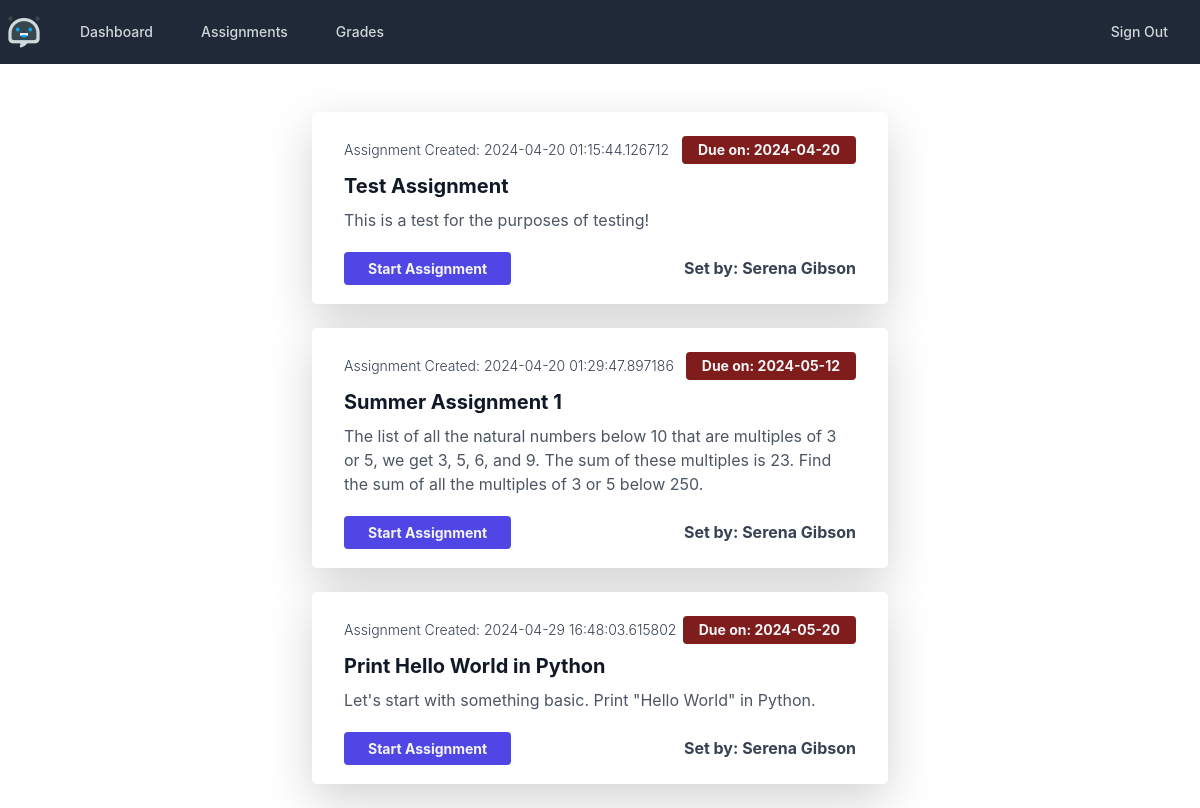
Page /assignments (signed in) on the earlier database version.
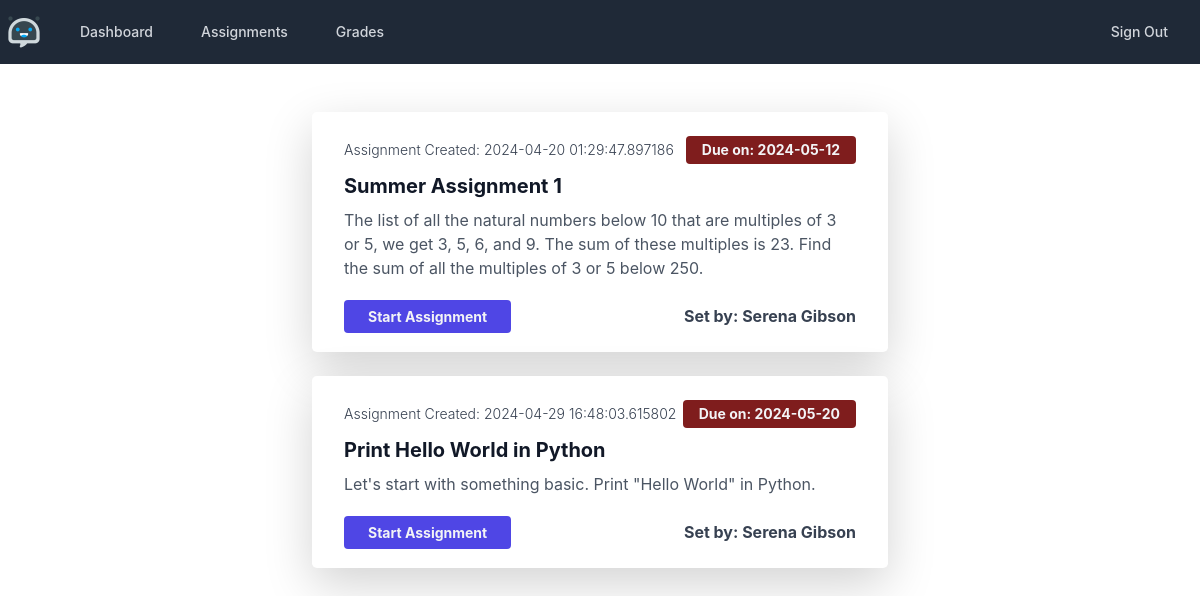
Same page on the later database version.
### models.py (models this page shows, shortened)
class Assignment(db.Model):
    __tablename__ = 'assignments'
    __table_args__ = {'extend_existing': True}
    assignment_id = db.Column(db.Integer, primary_key=True)
    name = db.Column(db.String(100), nullable=False)
    description = db.Column(db.String(500), nullable=False)
    set_by = db.Column(db.String(50), nullable=False)
    created_on = db.Column(db.DateTime, nullable=False)
    due_date = db.Column(db.String(10), nullable=False)

### assignments/views.py (the view)
@assignments_blueprint.route('/assignments', methods=['POST', 'GET'])
@login_required
@required_roles('student')
def assignments():
    all_assignments = Assignment.query.all()
    if len(all_assignments) != 0:
        return render_template('assignments/assignments.html',
                               assignments=all_assignments)
    else:
        flash('No assignments set.')
    return render_template('assignments/assignments.html')

### app.py (called while the page is built)
@login_manager.user_loader
def load_user(user_id):
    return User.query.get(int(user_id))

### models.py (called while the page is built)
def required_roles(*roles):
    def wrapper(f):
        @wraps(f)
        def wrapped(*args, **kwargs):
            if current_user.role not in roles:
                return render_template('error/403.html')
            return f(*args, **kwargs)
        return wrapped
    return wrapper

### templates/assignments/assignments.html (shortened to what this page needs)
<!DOCTYPE html>
<html lang="en">
<head>
</head>
<body>
{% extends 'base.html' %}
{% block content %}
    <div class="w-full max-w-xl mx-auto mt-5">
        {% if assignments %}
            {% for assignment in assignments %}
                <div class="max-w-2xl px-8 py-4 my-4 bg-white rounded-lg shadow-lg">
                    <div class="flex items-center justify-between">
                <span class="text-sm font-light text-gray-700">
                    Assignment Created: {{ assignment.created_on }}
                </span>
                        <span class="px-3 py-1 text-sm font-bold text-gray-100 bg-red-900 rounded">
                   Due on: {{ assignment.due_date }}
                </span>
                    </div>
                    <div class="mt-2">
                <span class="text-xl font-bold text-gray-900" tabindex="0" role="link">
                    {{ assignment.name }}
                </span>
                        <p class="mt-2 text-gray-600">
                            {{ assignment.description }}
                        </p>
                    </div>
                    <div class="flex items-center justify-between mt-4">
                        <form method="POST">
                        <a href="{{ url_for('assignments.start_assignment', id=assignment.assignment_id) }}"
                           class="px-4 py-2 text-sm font-bold text-gray-100 bg-indigo-600 hover:text-gray-100 rounded"
                           tabindex="0" role="button">
                            Start Assignment
                        </a>
                        </form>
                        <div class="flex items-center">
                    <span class="font-bold text-gray-700">
                        Set by: {{ assignment.set_by }}
                    </span>
                        </div>
                    </div>
                </div>
            {% endfor %}
        {% endif %}
    </div>
{% endblock %}

### templates/base.html (shortened to what this page needs)
<!doctype html>
<html lang="en">
<head>
    <link rel="stylesheet" href="https://stackpath.bootstrapcdn.com/bootstrap/4.3.1/css/bootstrap.min.css"
>
    <script src="https://cdn.tailwindcss.com"></script>
</head>
<body>
<nav class="bg-gray-800">
    <div class="mx-auto max-w-7xl px-2 sm:px-6 lg:px-8">
        <div class="relative flex h-16 items-center justify-between">
            <div class="flex flex-1 items-center justify-center sm:items-stretch sm:justify-start">
                <div class="flex flex-shrink-0 items-center">
                    <a href="{{ url_for('index') }}">
                    <img class="h-8 w-auto" src="/static/img/logo.png"
                         alt="Logo">
                    </a>
                </div>
                <div class="hidden sm:ml-6 sm:block">
                    <div class="flex space-x-4">
                        <a href="{{ url_for('index') }}" class="text-gray-300 hover:bg-gray-700 hover:text-white rounded-md px-3 py-2 text-sm font-medium"
                           aria-current="page">
                            Dashboard
                        </a>
                        {% if current_user.is_authenticated and current_user.role == 'student' %}
                        <a href="{{ url_for('assignments.assignments') }}"
                           class="text-gray-300 hover:bg-gray-700 hover:text-white rounded-md px-3 py-2 text-sm font-medium">
                            Assignments
                        </a>
                        {% endif %}
                        {% if current_user.is_authenticated and current_user.role == 'student' %}
                        <a href="{{ url_for('grades.grades') }}"
                           class="text-gray-300 hover:bg-gray-700 hover:text-white rounded-md px-3 py-2 text-sm font-medium">
                            Grades
                        </a>
                        {% endif %}
                    </div>
                </div>
            </div>
            <div class="absolute inset-y-0 right-0 flex items-center pr-2 sm:static sm:inset-auto sm:ml-6 sm:pr-0">
                <div class="relative ml-3">
                    <div class="hidden sm:ml-6 sm:block">
                    <div class="flex space-x-4">
                        {% if current_user.is_authenticated %}
                        <a href="{{ url_for('users.logout') }}" class="text-gray-300 hover:bg-gray-700 hover:text-white rounded-md px-3 py-2 text-sm font-medium"
                           aria-current="page">Sign Out
                        </a>
                        {% endif %}
                    </div>
                </div>
                </div>
            </div>
        </div>
    </div>
</nav>
{% block content %}
{% endblock %}
</body>
</html>

Differences in the rows shown:
removed Assignment: created_on "2024-04-20 01:15:44.126712", due_date "2024-04-20", name "Test Assignment", description "This is a test for the purposes of testing!", set_by "Serena Gibson"
